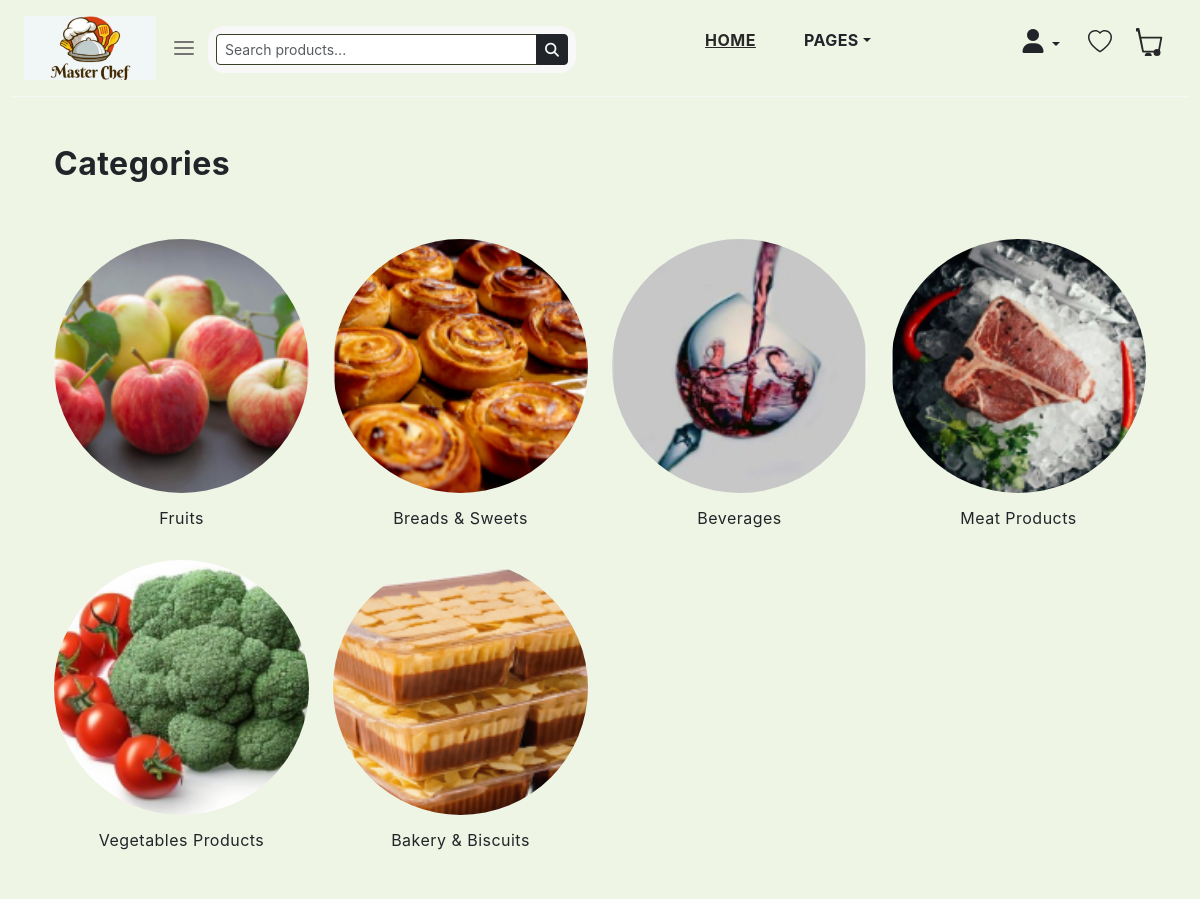
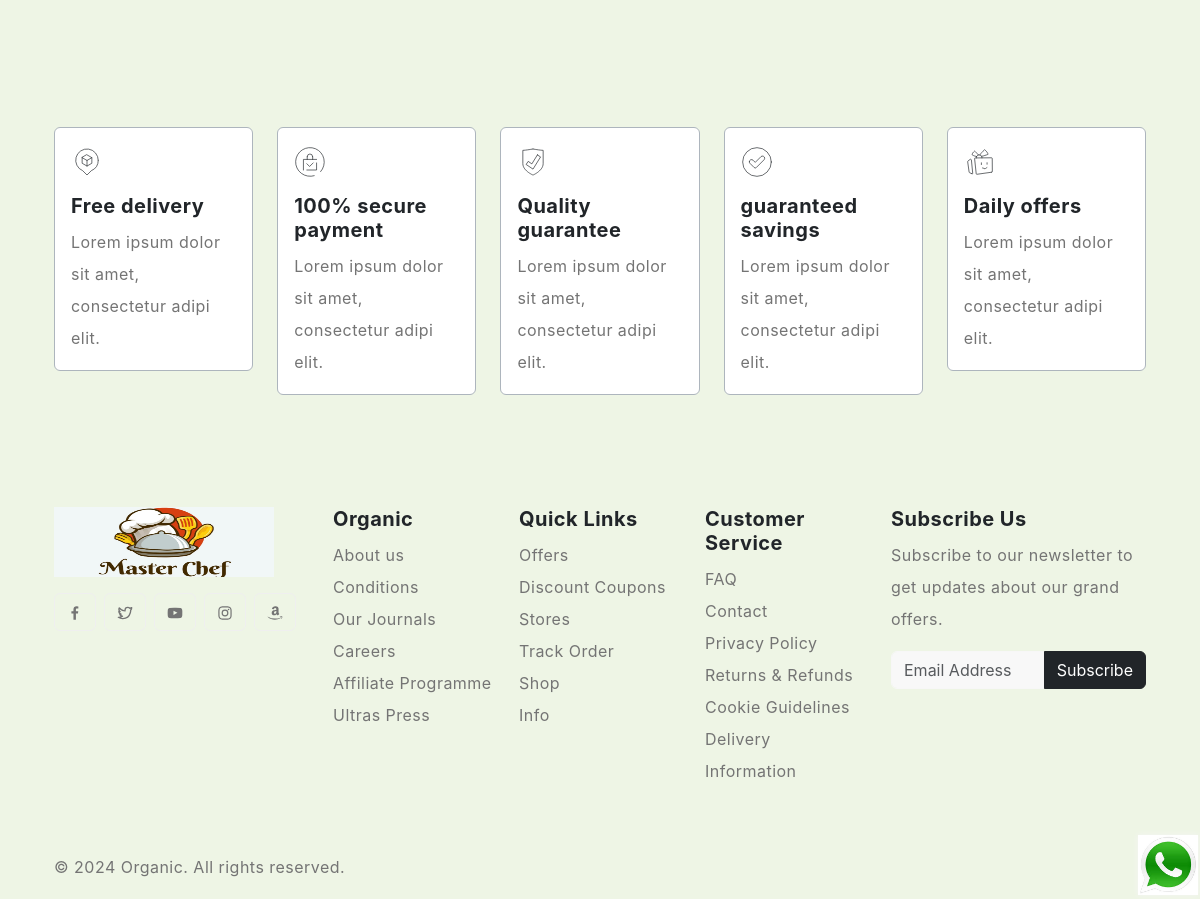
Page /categories/ on the committed database (2 pictures, top to bottom).
### FoodApp/models.py (models this page shows, shortened)
class Category(models.Model):
    slug=models.CharField(max_length=150,null=False,blank=False)
    name=models.CharField(max_length=150,null=False,blank=False)
    image=models.ImageField(upload_to=get_file_path,null=True,blank=True)
    descriptions=models.TextField(max_length= 500,null=False,blank=False)
    status=models.BooleanField(default=False,help_text="0=default,1=Trending")
    meta_title=models.CharField(max_length=150,null=False,blank=False)
    meta_keywords=models.CharField(max_length=150,null=False,blank=False)
    meta_description=models.TextField(max_length= 500,null=False,blank=False)
    created_at=models.DateTimeField(auto_now_add=True)

### FoodApp/views.py (the view)
# urls.py: path('categories/',views.categories,name='categories'),
def categories(request):
    category = Category.objects.filter(status=0)
    context = {
        'category':category
    }
    return render(request,'pages/categories.html',context)

### templates/pages/categories.html (shortened to what this page needs)
{% extends 'base.html' %}
    {% load static %}
        {% block content %}
        <section class="py-5 overflow-hidden">
            <div class="container-lg">
                <div class="row">
                    <div class="col-md-12">
                        <div class="section-header d-flex flex-wrap justify-content-between mb-5">
                            <h2 class="section-title">Categories</h2>
                        </div>
                    </div>
                </div>
                <div class="row">
                    {% for item in category %}
                        <div class="col-md-3 col-sm-6 col-12 mb-4">
                            <a href="{% url 'categoryview' item.slug %}" class="nav-link text-center">
                                <img src="{{ item.image.url }}" class="rounded-circle mb-3" alt="Category Thumbnail" style="width: 100%; height: auto;">
                                <h4 class="fs-6 fw-normal category-title">{{ item.name }}</h4>
                            </a>
                        </div>
                    {% endfor %}
                </div>
            </div>
        </section>
        {% endblock %}

### static/css/style.css (style rules this page uses)
body { --heading-font : "Inter", sans-serif; --bs-link-color: #333; --bs-link-hover-color:#333; --bs-link-color-rgb: 40,40,40; --bs-link-hover-color-rgb: 0,0,0; --bs-light-rgb: 248, 248, 248; --bs-font-sans-serif: "Inter", sans-serif; --bs-body-font-family: var(--bs-font-sans-serif); --bs-body-font-size: 1rem; --bs-body-font-weight: 400; --bs-body-line-height: 2; --bs-body-color: #747474; --bs-primary: #6BB252; --bs-primary-rgb: 107, 178, 82; --bs-secondary: #364127; --bs-secondary-rgb: 54, 65, 39; --bs-danger: #F95F09; --bs-danger-rgb: 249, 95, 9; --bs-success: #a3be4c; --bs-success-rgb: 163, 190, 76; --bs-primary-bg-subtle: #FFF9EB; --bs-success-bg-subtle: #eef5e5; --bs-border-color: #F7F7F7; }
body { letter-spacing: 0.03em; }
h1,h2,h3,h4,h5,h6 { font-family: var(--heading-font); color: var(--bs-dark); font-weight: 700; }
.container, .container-fluid, .container-lg, .container-md, .container-sm, .container-xl, .container-xxl { --bs-gutter-x: 3rem; }

### rows in the picture
Category: image (picture), name "Fruits"
Category: image (picture), name "Breads & Sweets"
Category: image (picture), name "Beverages"
Category: image (picture), name "Meat Products"
Category: image (picture), name "Vegetables Products"
Category: image (picture), name "Bakery & Biscuits"
